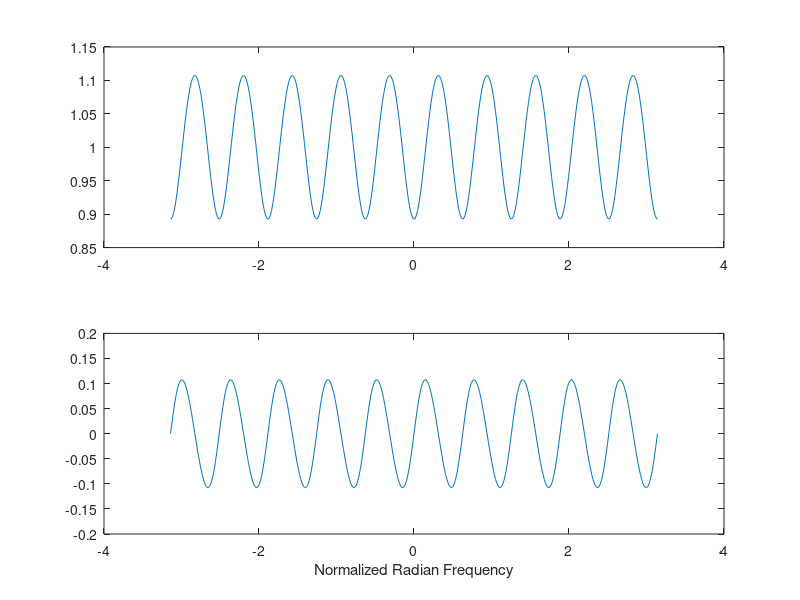

Recreate this plot in MATLAB.
clc;
clear all;

w= -pi:pi/200:pi;
a=0.8;
M=9;
bb1= a.^(0:M);
HH1= freqz(bb1,1,w);
% subplot(2,2,1);
% plot(w, abs(HH1))
% subplot(2,2,3);
% plot(w, angle(HH1))
% xlabel('Normalized Radian Frequency of H1');

bb2= [1 -a];
HH2= freqz(bb2,1,w);
% subplot(2,2,2);
% plot(w, abs(HH2))
% subplot(2,2,4);
% plot(w, angle(HH2))
% xlabel('Normalized Radian Frequency of H2');

HH=HH1.*HH2;
subplot(2,1,1);
plot(w, abs(HH))
subplot(2,1,2);
plot(w, angle(HH))
xlabel('Normalized Radian Frequency');
